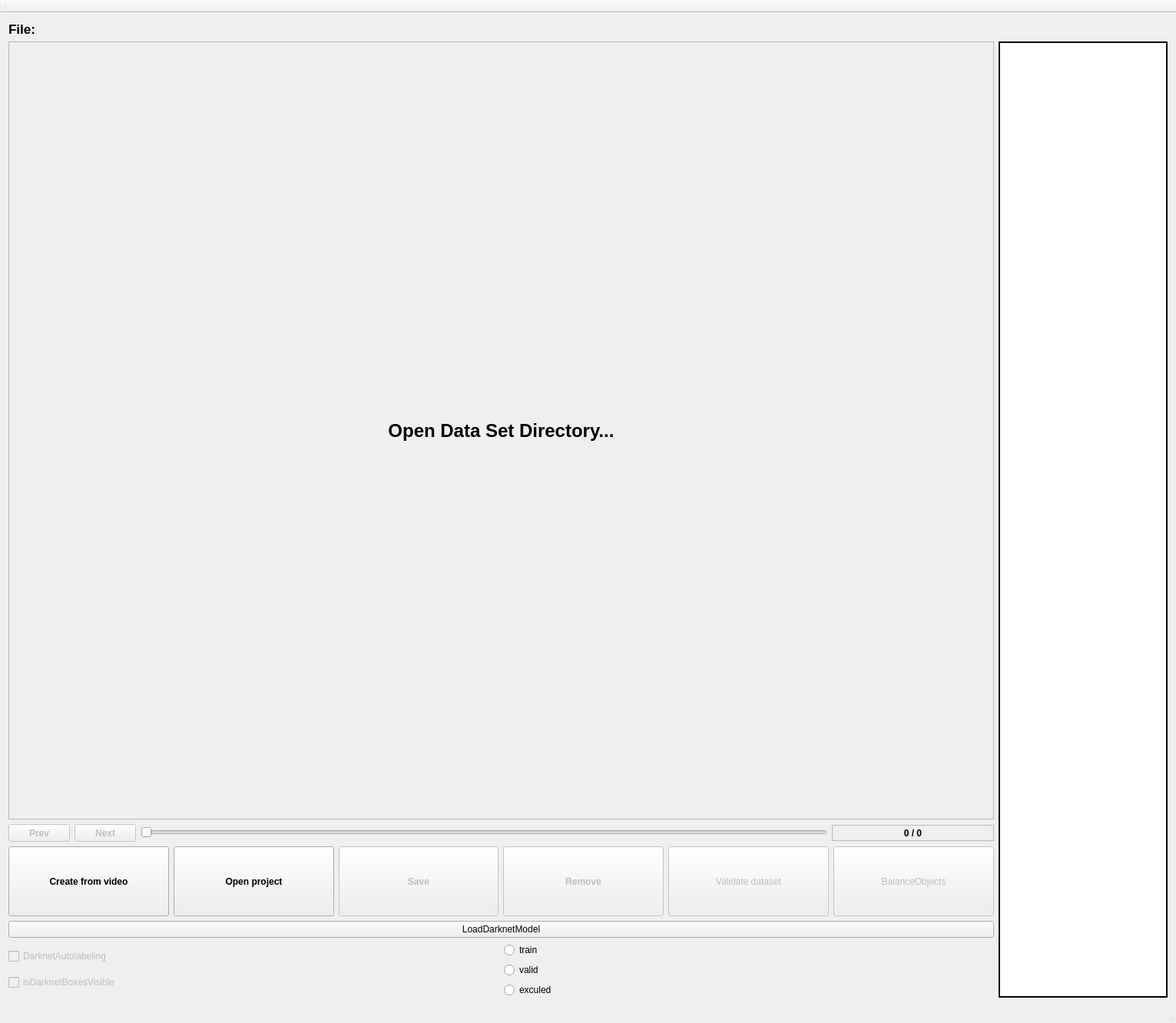
<?xml version="1.0" encoding="UTF-8"?>
<ui version="4.0">
 <class>MainWindow</class>
 <widget class="QMainWindow" name="MainWindow">
  <property name="geometry">
   <rect>
    <x>0</x>
    <y>0</y>
    <width>1531</width>
    <height>1332</height>
   </rect>
  </property>
  <property name="sizePolicy">
   <sizepolicy hsizetype="Preferred" vsizetype="Preferred">
    <horstretch>0</horstretch>
    <verstretch>0</verstretch>
   </sizepolicy>
  </property>
  <property name="minimumSize">
   <size>
    <width>1400</width>
    <height>920</height>
   </size>
  </property>
  <property name="maximumSize">
   <size>
    <width>16777215</width>
    <height>16777215</height>
   </size>
  </property>
  <property name="focusPolicy">
   <enum>Qt::StrongFocus</enum>
  </property>
  <property name="windowTitle">
   <string>YoloLabel</string>
  </property>
  <widget class="QWidget" name="centralWidget">
   <property name="sizePolicy">
    <sizepolicy hsizetype="Expanding" vsizetype="Preferred">
     <horstretch>0</horstretch>
     <verstretch>0</verstretch>
    </sizepolicy>
   </property>
   <property name="minimumSize">
    <size>
     <width>1363</width>
     <height>867</height>
    </size>
   </property>
   <property name="maximumSize">
    <size>
     <width>16777215</width>
     <height>16777215</height>
    </size>
   </property>
   <layout class="QHBoxLayout" name="horizontalLayout_3">
    <item>
     <layout class="QVBoxLayout" name="verticalLayout_3">
      <item>
       <widget class="QLabel" name="label_file">
        <property name="minimumSize">
         <size>
          <width>1275</width>
          <height>20</height>
         </size>
        </property>
        <property name="maximumSize">
         <size>
          <width>16777215</width>
          <height>20</height>
         </size>
        </property>
        <property name="font">
         <font>
          <pointsize>13</pointsize>
          <weight>75</weight>
          <bold>true</bold>
         </font>
        </property>
        <property name="text">
         <string>File:</string>
        </property>
       </widget>
      </item>
      <item>
       <widget class="BoundingBoxSelector" name="label_image">
        <property name="sizePolicy">
         <sizepolicy hsizetype="Preferred" vsizetype="Preferred">
          <horstretch>0</horstretch>
          <verstretch>0</verstretch>
         </sizepolicy>
        </property>
        <property name="font">
         <font>
          <pointsize>18</pointsize>
          <weight>75</weight>
          <bold>true</bold>
         </font>
        </property>
        <property name="cursor">
         <cursorShape>CrossCursor</cursorShape>
        </property>
        <property name="mouseTracking">
         <bool>true</bool>
        </property>
        <property name="frameShape">
         <enum>QFrame::StyledPanel</enum>
        </property>
        <property name="frameShadow">
         <enum>QFrame::Plain</enum>
        </property>
        <property name="lineWidth">
         <number>3</number>
        </property>
        <property name="text">
         <string>Open Data Set Directory...</string>
        </property>
        <property name="scaledContents">
         <bool>true</bool>
        </property>
        <property name="alignment">
         <set>Qt::AlignCenter</set>
        </property>
        <property name="margin">
         <number>-1</number>
        </property>
        <property name="buddy">
         <cstring>label_image</cstring>
        </property>
       </widget>
      </item>
      <item>
       <layout class="QVBoxLayout" name="verticalLayout_2">
        <item>
         <layout class="QHBoxLayout" name="horizontalLayout">
          <item>
           <widget class="QPushButton" name="pushButton_prev">
            <property name="enabled">
             <bool>false</bool>
            </property>
            <property name="minimumSize">
             <size>
              <width>75</width>
              <height>23</height>
             </size>
            </property>
            <property name="font">
             <font>
              <weight>75</weight>
              <bold>true</bold>
             </font>
            </property>
            <property name="focusPolicy">
             <enum>Qt::NoFocus</enum>
            </property>
            <property name="text">
             <string>Prev</string>
            </property>
            <property name="shortcut">
             <string/>
            </property>
            <property name="autoDefault">
             <bool>false</bool>
            </property>
            <property name="default">
             <bool>false</bool>
            </property>
            <property name="flat">
             <bool>false</bool>
            </property>
           </widget>
          </item>
          <item>
           <widget class="QPushButton" name="pushButton_next">
            <property name="enabled">
             <bool>false</bool>
            </property>
            <property name="minimumSize">
             <size>
              <width>75</width>
              <height>23</height>
             </size>
            </property>
            <property name="font">
             <font>
              <weight>75</weight>
              <bold>true</bold>
             </font>
            </property>
            <property name="focusPolicy">
             <enum>Qt::NoFocus</enum>
            </property>
            <property name="text">
             <string>Next</string>
            </property>
            <property name="shortcut">
             <string>Del</string>
            </property>
            <property name="autoDefault">
             <bool>false</bool>
            </property>
            <property name="default">
             <bool>false</bool>
            </property>
            <property name="flat">
             <bool>false</bool>
            </property>
           </widget>
          </item>
          <item>
           <widget class="QSlider" name="horizontalSlider_images">
            <property name="enabled">
             <bool>false</bool>
            </property>
            <property name="sizePolicy">
             <sizepolicy hsizetype="Preferred" vsizetype="Fixed">
              <horstretch>1</horstretch>
              <verstretch>0</verstretch>
             </sizepolicy>
            </property>
            <property name="minimumSize">
             <size>
              <width>881</width>
              <height>22</height>
             </size>
            </property>
            <property name="focusPolicy">
             <enum>Qt::ClickFocus</enum>
            </property>
            <property name="maximum">
             <number>0</number>
            </property>
            <property name="pageStep">
             <number>0</number>
            </property>
            <property name="tracking">
             <bool>true</bool>
            </property>
            <property name="orientation">
             <enum>Qt::Horizontal</enum>
            </property>
           </widget>
          </item>
          <item>
           <widget class="QLabel" name="label_progress">
            <property name="sizePolicy">
             <sizepolicy hsizetype="Preferred" vsizetype="Fixed">
              <horstretch>0</horstretch>
              <verstretch>0</verstretch>
             </sizepolicy>
            </property>
            <property name="minimumSize">
             <size>
              <width>211</width>
              <height>21</height>
             </size>
            </property>
            <property name="font">
             <font>
              <weight>75</weight>
              <bold>true</bold>
             </font>
            </property>
            <property name="frameShape">
             <enum>QFrame::StyledPanel</enum>
            </property>
            <property name="lineWidth">
             <number>2</number>
            </property>
            <property name="text">
             <string>0 / 0</string>
            </property>
            <property name="alignment">
             <set>Qt::AlignCenter</set>
            </property>
           </widget>
          </item>
         </layout>
        </item>
        <item>
         <layout class="QHBoxLayout" name="horizontalLayout_2">
          <item>
           <widget class="QPushButton" name="pushButton_create_from_video">
            <property name="minimumSize">
             <size>
              <width>100</width>
              <height>91</height>
             </size>
            </property>
            <property name="maximumSize">
             <size>
              <width>16777215</width>
              <height>91</height>
             </size>
            </property>
            <property name="font">
             <font>
              <weight>75</weight>
              <bold>true</bold>
              <kerning>true</kerning>
             </font>
            </property>
            <property name="focusPolicy">
             <enum>Qt::NoFocus</enum>
            </property>
            <property name="text">
             <string>Create from video</string>
            </property>
            <property name="autoDefault">
             <bool>false</bool>
            </property>
            <property name="default">
             <bool>false</bool>
            </property>
           </widget>
          </item>
          <item>
           <widget class="QPushButton" name="pushButtonOpenProject">
            <property name="minimumSize">
             <size>
              <width>100</width>
              <height>91</height>
             </size>
            </property>
            <property name="maximumSize">
             <size>
              <width>16777215</width>
              <height>91</height>
             </size>
            </property>
            <property name="font">
             <font>
              <weight>75</weight>
              <bold>true</bold>
              <kerning>true</kerning>
             </font>
            </property>
            <property name="focusPolicy">
             <enum>Qt::NoFocus</enum>
            </property>
            <property name="text">
             <string>Open project</string>
            </property>
            <property name="autoDefault">
             <bool>false</bool>
            </property>
            <property name="default">
             <bool>false</bool>
            </property>
           </widget>
          </item>
          <item>
           <widget class="QPushButton" name="pushButton_save">
            <property name="enabled">
             <bool>false</bool>
            </property>
            <property name="minimumSize">
             <size>
              <width>100</width>
              <height>91</height>
             </size>
            </property>
            <property name="maximumSize">
             <size>
              <width>16777215</width>
              <height>91</height>
             </size>
            </property>
            <property name="font">
             <font>
              <weight>75</weight>
              <bold>true</bold>
              <kerning>true</kerning>
             </font>
            </property>
            <property name="focusPolicy">
             <enum>Qt::NoFocus</enum>
            </property>
            <property name="text">
             <string>Save</string>
            </property>
            <property name="shortcut">
             <string/>
            </property>
            <property name="autoDefault">
             <bool>false</bool>
            </property>
            <property name="default">
             <bool>false</bool>
            </property>
            <property name="flat">
             <bool>false</bool>
            </property>
           </widget>
          </item>
          <item>
           <widget class="QPushButton" name="pushButton_remove">
            <property name="enabled">
             <bool>false</bool>
            </property>
            <property name="minimumSize">
             <size>
              <width>100</width>
              <height>91</height>
             </size>
            </property>
            <property name="font">
             <font>
              <weight>75</weight>
              <bold>true</bold>
             </font>
            </property>
            <property name="focusPolicy">
             <enum>Qt::NoFocus</enum>
            </property>
            <property name="text">
             <string>Remove</string>
            </property>
           </widget>
          </item>
          <item>
           <widget class="QPushButton" name="pushButtonValidate">
            <property name="enabled">
             <bool>false</bool>
            </property>
            <property name="minimumSize">
             <size>
              <width>100</width>
              <height>91</height>
             </size>
            </property>
            <property name="text">
             <string>Validate dataset</string>
            </property>
           </widget>
          </item>
          <item>
           <widget class="QPushButton" name="pushButtonGenerateDataset">
            <property name="enabled">
             <bool>false</bool>
            </property>
            <property name="minimumSize">
             <size>
              <width>100</width>
              <height>91</height>
             </size>
            </property>
            <property name="text">
             <string>BalanceObjects</string>
            </property>
           </widget>
          </item>
         </layout>
        </item>
        <item>
         <layout class="QHBoxLayout" name="horizontalLayout_4">
          <item>
           <layout class="QVBoxLayout" name="verticalLayout">
            <item>
             <widget class="QPushButton" name="loadDarknetModel">
              <property name="text">
               <string>LoadDarknetModel</string>
              </property>
             </widget>
            </item>
            <item>
             <layout class="QHBoxLayout" name="horizontalLayout_5">
              <item>
               <layout class="QVBoxLayout" name="verticalLayout_5">
                <item>
                 <widget class="QCheckBox" name="darknetAutoLabeling">
                  <property name="enabled">
                   <bool>false</bool>
                  </property>
                  <property name="text">
                   <string>DarknetAutolabeling</string>
                  </property>
                 </widget>
                </item>
                <item>
                 <widget class="QCheckBox" name="isDarknetBoxesVisible">
                  <property name="enabled">
                   <bool>false</bool>
                  </property>
                  <property name="text">
                   <string>isDarknetBoxesVisible</string>
                  </property>
                 </widget>
                </item>
               </layout>
              </item>
              <item>
               <layout class="QVBoxLayout" name="verticalLayout_6">
                <item>
                 <widget class="QRadioButton" name="trainRadioButton">
                  <property name="text">
                   <string>train</string>
                  </property>
                 </widget>
                </item>
                <item>
                 <widget class="QRadioButton" name="validRadioButton">
                  <property name="text">
                   <string>valid</string>
                  </property>
                 </widget>
                </item>
                <item>
                 <widget class="QRadioButton" name="excludedRadioButton">
                  <property name="text">
                   <string>exculed</string>
                  </property>
                 </widget>
                </item>
               </layout>
              </item>
              <item>
               <layout class="QHBoxLayout" name="horizontalLayout_6"/>
              </item>
             </layout>
            </item>
           </layout>
          </item>
         </layout>
        </item>
       </layout>
      </item>
     </layout>
    </item>
    <item>
     <layout class="QVBoxLayout" name="verticalLayout_4">
      <item>
       <widget class="QLabel" name="label_table_widget_padding">
        <property name="sizePolicy">
         <sizepolicy hsizetype="Preferred" vsizetype="Fixed">
          <horstretch>0</horstretch>
          <verstretch>0</verstretch>
         </sizepolicy>
        </property>
        <property name="minimumSize">
         <size>
          <width>220</width>
          <height>20</height>
         </size>
        </property>
        <property name="maximumSize">
         <size>
          <width>220</width>
          <height>20</height>
         </size>
        </property>
        <property name="font">
         <font>
          <pointsize>13</pointsize>
          <weight>75</weight>
          <bold>true</bold>
         </font>
        </property>
        <property name="text">
         <string/>
        </property>
       </widget>
      </item>
      <item>
       <widget class="QTableWidget" name="tableWidget_label">
        <property name="sizePolicy">
         <sizepolicy hsizetype="Preferred" vsizetype="Preferred">
          <horstretch>0</horstretch>
          <verstretch>0</verstretch>
         </sizepolicy>
        </property>
        <property name="minimumSize">
         <size>
          <width>220</width>
          <height>851</height>
         </size>
        </property>
        <property name="maximumSize">
         <size>
          <width>220</width>
          <height>16777215</height>
         </size>
        </property>
        <property name="font">
         <font>
          <pointsize>10</pointsize>
          <weight>75</weight>
          <bold>true</bold>
         </font>
        </property>
        <property name="focusPolicy">
         <enum>Qt::NoFocus</enum>
        </property>
        <property name="frameShape">
         <enum>QFrame::WinPanel</enum>
        </property>
        <property name="frameShadow">
         <enum>QFrame::Plain</enum>
        </property>
        <property name="lineWidth">
         <number>5</number>
        </property>
        <property name="showGrid">
         <bool>true</bool>
        </property>
        <property name="sortingEnabled">
         <bool>false</bool>
        </property>
        <property name="wordWrap">
         <bool>true</bool>
        </property>
        <property name="cornerButtonEnabled">
         <bool>true</bool>
        </property>
        <property name="columnCount">
         <number>2</number>
        </property>
        <attribute name="horizontalHeaderVisible">
         <bool>false</bool>
        </attribute>
        <attribute name="horizontalHeaderHighlightSections">
         <bool>false</bool>
        </attribute>
        <attribute name="horizontalHeaderMinimumSectionSize">
         <number>40</number>
        </attribute>
        <attribute name="horizontalHeaderShowSortIndicator" stdset="0">
         <bool>true</bool>
        </attribute>
        <attribute name="horizontalHeaderStretchLastSection">
         <bool>true</bool>
        </attribute>
        <attribute name="verticalHeaderVisible">
         <bool>false</bool>
        </attribute>
        <attribute name="verticalHeaderHighlightSections">
         <bool>false</bool>
        </attribute>
        <attribute name="verticalHeaderShowSortIndicator" stdset="0">
         <bool>false</bool>
        </attribute>
        <column>
         <property name="text">
          <string>Name</string>
         </property>
        </column>
        <column>
         <property name="text">
          <string>Color</string>
         </property>
        </column>
       </widget>
      </item>
     </layout>
    </item>
   </layout>
  </widget>
  <widget class="QMenuBar" name="menuBar">
   <property name="geometry">
    <rect>
     <x>0</x>
     <y>0</y>
     <width>1531</width>
     <height>22</height>
    </rect>
   </property>
  </widget>
  <widget class="QToolBar" name="mainToolBar">
   <property name="enabled">
    <bool>true</bool>
   </property>
   <property name="movable">
    <bool>false</bool>
   </property>
   <property name="floatable">
    <bool>false</bool>
   </property>
   <attribute name="toolBarArea">
    <enum>TopToolBarArea</enum>
   </attribute>
   <attribute name="toolBarBreak">
    <bool>false</bool>
   </attribute>
   <addaction name="separator"/>
  </widget>
  <widget class="QStatusBar" name="statusBar"/>
 </widget>
 <layoutdefault spacing="6" margin="11"/>
 <customwidgets>
  <customwidget>
   <class>BoundingBoxSelector</class>
   <extends>QLabel</extends>
   <header location="global">BoundingBoxSelector.h</header>
  </customwidget>
 </customwidgets>
 <resources/>
 <connections/>
</ui>
